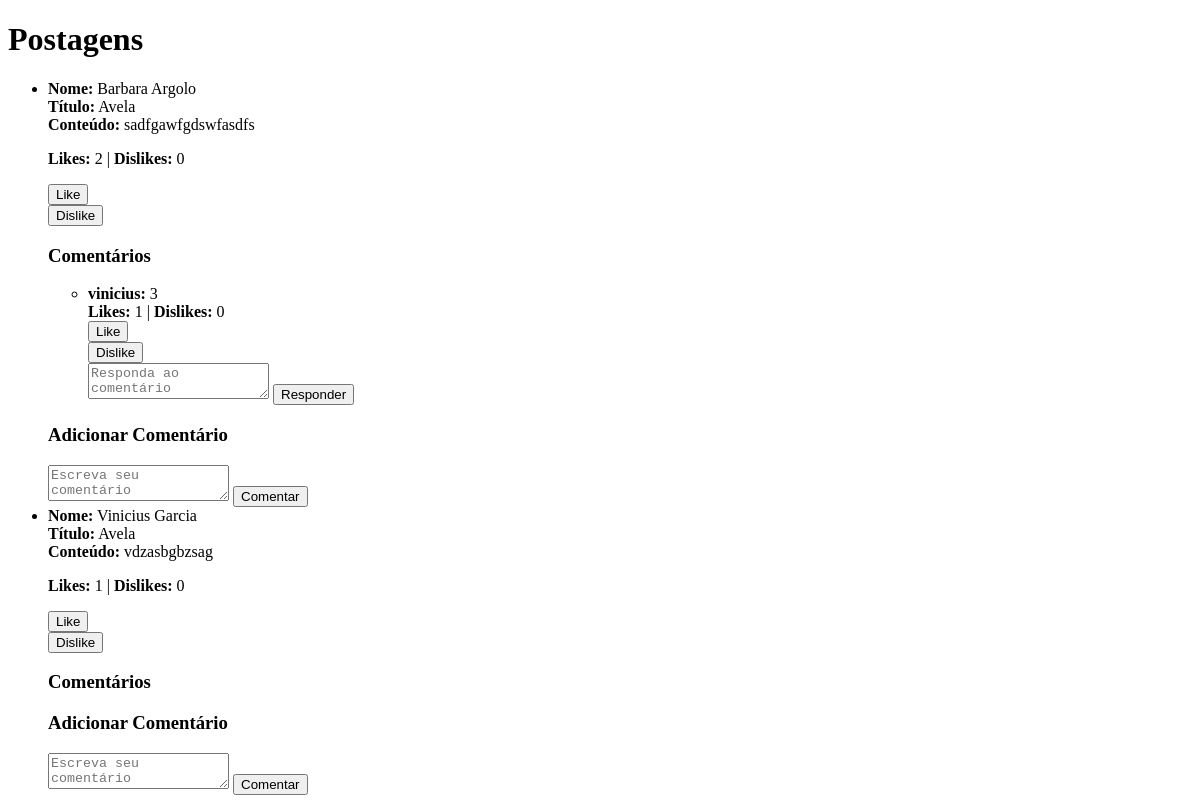
Page /post/ on the earlier database version.
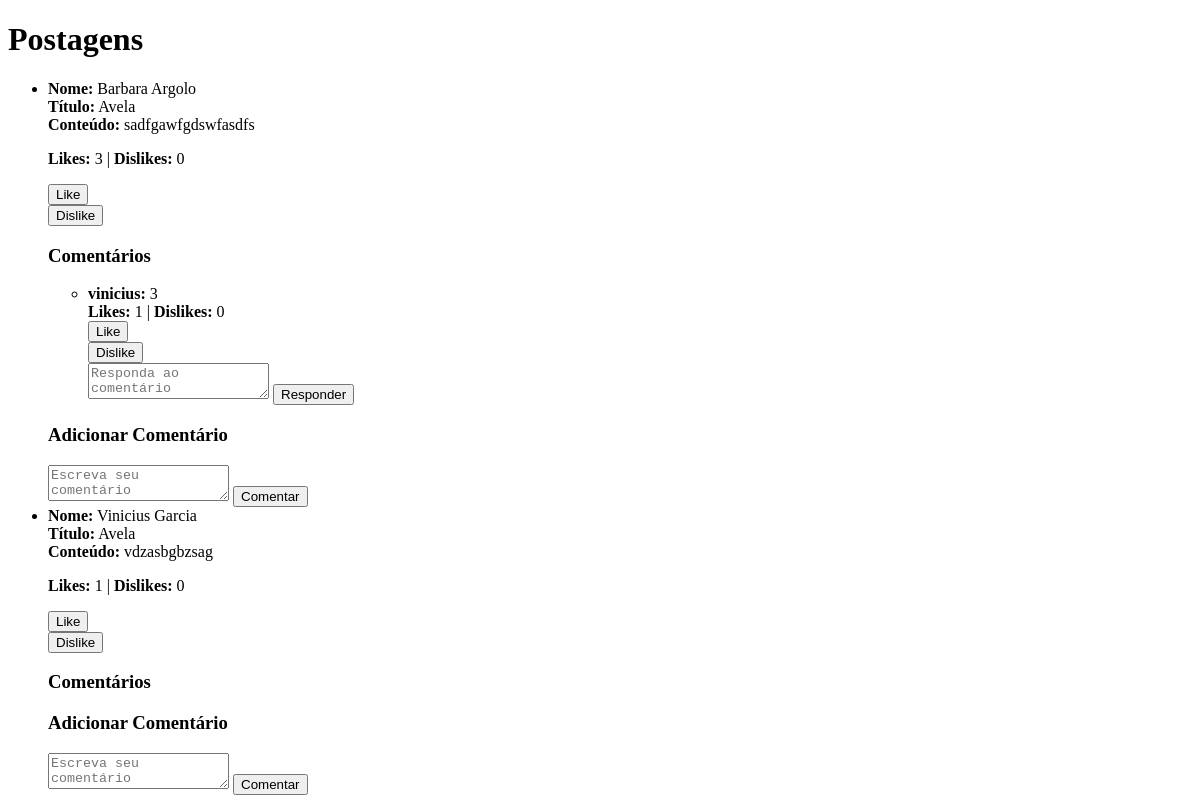
Same page on the later database version.
### blog/models.py (models this page shows, shortened)
class Base(models.Model):
    criado = models.DateField('Criado', auto_now_add=True)
    modificado = models.DateField('modificado', auto_now=True)
    ativo = models.BooleanField('Ativo', default=True)
    class Meta:
        abstract = True

class Post(Base):
    usuario = models.ForeignKey(User, on_delete=models.CASCADE, null=True, blank=True)
    nome = models.CharField('Nome', max_length=200)
    titulo = models.CharField('Titulo', max_length=100)
    conteudo = models.TextField()
    likes = models.IntegerField(default=0)
    dislikes = models.IntegerField(default=0)

class Comentario(Base):
    post = models.ForeignKey(Post,  related_name='comentarios', on_delete=models.CASCADE)
    usuario = models.ForeignKey(User, on_delete=models.CASCADE)
    texto = models.TextField()
    likes = models.IntegerField(default=0)
    dislikes = models.IntegerField(default=0)

### blog/views.py (the view)
# urls.py: path('post/', ListaPostagemView.as_view(), name='lista_postagens'),
class ListaPostagemView(TemplateView):
    template_name = 'lista_postagens.html'
    def get_context_data(self, **kwargs):
        context = super().get_context_data(**kwargs)
        context['postagens'] = Post.objects.all()
        return context

### blog/templates/lista_postagens.html (shortened to what this page needs)
{% load static %}
<!DOCTYPE html>
<html lang="en">
<head>
</head>
<body>
    <h1>Postagens</h1>
    <ul>
        {% for p in postagens %}
            <li>
                <strong>Nome:</strong> {{ p.nome }} <br>
                <strong>Título:</strong> {{ p.titulo }} <br>
                <strong>Conteúdo:</strong> {{ p.conteudo }} <br>
                <p><strong>Likes:</strong> {{ p.likes }} | <strong>Dislikes:</strong> {{ p.dislikes }}</p>
                <form method="post" action="{% url 'votar_post' p.id 'like' %}">
                    <button type="submit">Like</button>
                </form>
                <form method="post" action="{% url 'votar_post' p.id 'dislike' %}">
                    <button type="submit">Dislike</button>
                </form>
                <h3>Comentários</h3>
                <ul>
                    {% for comentario in p.comentarios.all %}
                        <li>
                            <strong>{{ comentario.usuario.username }}:</strong> {{ comentario.texto }} <br>
                            <strong>Likes:</strong> {{ comentario.likes }} | <strong>Dislikes:</strong> {{ comentario.dislikes }}
                            <form method="post" action="{% url 'votar_comentario' comentario.id 'like' %}">
                                <button type="submit">Like</button>
                            </form>
                            <form method="post" action="{% url 'votar_comentario' comentario.id 'dislike' %}">
                                <button type="submit">Dislike</button>
                            </form>
                            <form method="post" action="{% url 'comentar' p.id %}">
                                <textarea name="texto" placeholder="Responda ao comentário"></textarea>
                                <button type="submit">Responder</button>
                            </form>
                        </li>
                    {% endfor %}
                </ul>
                <h3>Adicionar Comentário</h3>
                <form method="post" action="{% url 'comentar' p.id %}">
                    <textarea name="texto" placeholder="Escreva seu comentário"></textarea>
                    <button type="submit">Comentar</button>
                </form>
            </li>
        {% endfor %}
    </ul>
</body>
</html>

Differences in the rows shown:
changed Post "Barbara Argolo": likes "2" → "3"
